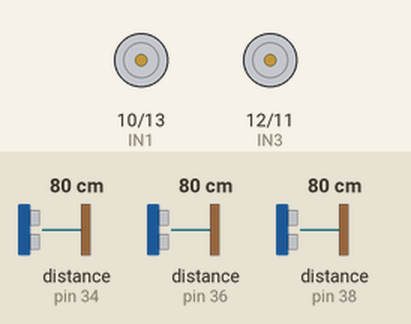
Simulated run of this sketch. Board: Arduino Uno, built with avr-gcc and run on an emulated ATmega328P. On the bench: motor-driver pin pairs drawn as motors (green arrow = first pin HIGH = forward, orange = second pin HIGH = backward, longer = more drive, scaled by the enable pin). The inputs (shaded band) are chosen by the test bench; at power-on: distance to the obstacle (sensors on pin 34, pin 36, pin 38) 80 cm. The echo pulse lasts 58.3 µs per cm; what the sketch prints to the serial monitor is not drawn.

Above: at 0.01 s.
At 1.2 s:
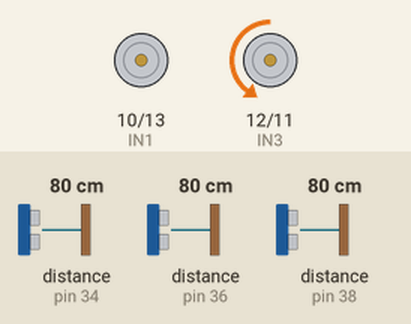
1.3 s: distance to the obstacle (sensor on pin 34) set to 120 cm
At 2.2 s:
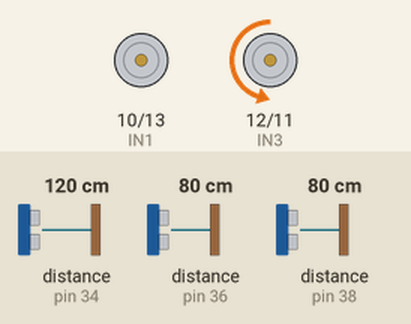
Timing chart, 0 to 4.3 s (numbered marks = the images above; inputs shaded):
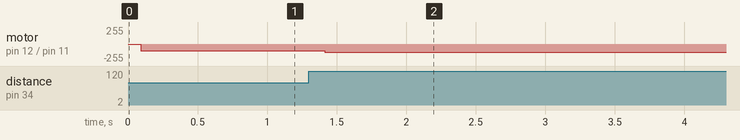

Measured:
- after the input at 1.3 s, motor on pin 12 (IN3) / pin 11 (IN4): backward 100/255 → backward 120/255 after 0.11 s

The sketch:

flankemlan.ino
```cpp
#include <NewPing.h>
#define SONAR_NUM     3 // Number or sensors.
#define MAX_DISTANCE 400 // Maximum distance (in cm) to ping.
#define PING_INTERVAL 66 // Milliseconds between sensor pings (29ms is about the min to avoid cross-sensor echo).
#define THRES 40
#define THRESH_UP 50
#define ERROR_THRESH 20
#define IN1 10
#define IN2 13
#define IN4 11
#define IN3 12
#define EN1 8
#define EN2 6
#define TURN_THRES 60
int flag_turn = 0;
unsigned long pingTimer[SONAR_NUM]; // Holds the times when the next ping should happen for each sensor.
unsigned int cm[SONAR_NUM];         // Where the ping distances are stored.
uint8_t currentSensor = 0;          // Keeps track of which sensor is active.
int cycle = 0;
void intersctionright();
void intersectionleft();
void turnright();
void turnleft();
void correctright();
void correctleft();
void moveservo(int);
int getdistleft();
int getdistright();
int getdistfor();
void goforward();
void stall();
int left;
int right;
int forw;

  int arrleft[3]={0,0,0};
  int arrright[3]={0,0,0};
  int arrfor[3]={0,0,0};
  int flagnot=0;

NewPing sonar[SONAR_NUM] = {     // Sensor object array. trig followed by echo
  NewPing(37, 36, MAX_DISTANCE), // left
  NewPing(39, 38, MAX_DISTANCE), //forw
  NewPing(35, 34, MAX_DISTANCE), // right

};

void setup()
{
  Serial.begin(115200);
  pingTimer[0] = millis() + 75;           // First ping starts at 75ms, gives time for the Arduino to chill before starting.
  for (uint8_t i = 1; i < SONAR_NUM; i++) // Set the starting time for each sensor.
    pingTimer[i] = pingTimer[i - 1] + PING_INTERVAL;
  //pinMode(EN1, OUTPUT); //en1
  //pinMode(EN2, OUTPUT); //en2
  pinMode(IN1, OUTPUT); //left Motor input 1
  pinMode(IN2, OUTPUT); //left Motor input 2
  pinMode(IN4, OUTPUT); //right Motor input 1
  pinMode(IN3, OUTPUT); //right Motor input 2
  //digitalWrite(EN2, HIGH);
  //digitalWrite(EN1, HIGH);
}


void loop()
{

  get_distance_all_sensors();
  Serial.print("Left: ");
  Serial.print(left);
  Serial.print(" Forw: ");
  Serial.print(forw);
  Serial.print(" Right: ");
  Serial.println(right);
  arrleft[flagnot]=left;
  arrright[flagnot]=right;
  arrfor[flagnot]=forw;
  flagnot++;
  if(flagnot==3) {flagnot=0;}
  Serial.print(arrleft[flagnot]);
  Serial.print(" ");
  Serial.print(arrright[flagnot]);
  Serial.print(" ");
  Serial.print(arrfor[flagnot]);
  Serial.print(" ");
  Serial.println(flagnot);


        // if (left < THRES && right != 0 && left != 0 && right < THRES && (forw > 5 || forw == 0))
         {

            if (arrright[flagnot] > arrleft[flagnot])
            {
              correctright();
            }
            else if (arrleft[flagnot] > arrright[flagnot])
            {
              correctleft();
            }
         }


}
void get_distance_all_sensors()
{
  for (uint8_t i = 0; i < SONAR_NUM; i++)
  { // Loop through all the sensors.
    if (millis() >= pingTimer[i])
    { // Is it this sensor's time to ping?
      pingTimer[i] += PING_INTERVAL * SONAR_NUM;  // Set next time this sensor will be pinged.
      if (i == 0 && currentSensor == SONAR_NUM - 1) //oneSensorCycle(); // Sensor ping cycle complete, do something with the results.
        sonar[currentSensor].timer_stop();          // Make sure previous timer is canceled before starting a new ping (insurance).
      currentSensor = i;                          // Sensor being accessed.
      cm[currentSensor] = 0;                      // Make distance zero in case there's no ping echo for this sensor.
      sonar[currentSensor].ping_timer(echoCheck); // Do the ping (processing continues, interrupt will call echoCheck to look for echo).
    }
  }  //
  left = cm[0];
  forw = cm[1];
  right = cm[2];
}
void intersectionright() //code to be run if there is a right turn intersection
{
  get_distance_all_sensors();
  int old_r[3] = {left, forw, right};
  while (!(fabs(left - old_r[1]) <= ERROR_THRESH && fabs(forw - old_r[2]) <= ERROR_THRESH))
  {
    turnright();
    get_distance_all_sensors();
    Serial.println("right");
    Serial.print("IN1 : "); Serial.println(digitalRead(IN1));
    Serial.print("IN2 : "); Serial.println(digitalRead(IN2));
    Serial.print("IN3 : "); Serial.println(digitalRead(IN3));
    Serial.print("IN4 : "); Serial.println(digitalRead(IN4));

  }
}

void intersectionleft() //code to be run if there is a left turn intersection
{
  Serial.println("In intersection left");
  get_distance_all_sensors();
  int old_r[3] = {left, forw, right};
  while (!(fabs(right - old_r[1]) <= ERROR_THRESH && fabs(forw - old_r[0]) <= ERROR_THRESH))
  {
    turnleft();
    get_distance_all_sensors();
    Serial.println("left");

  }

}

void goforward()
{
  Serial.println("###########GO FORWARD ###########");
  digitalWrite(IN1, LOW);
  digitalWrite(IN2, HIGH);
  digitalWrite(IN3, LOW);
  digitalWrite(IN4, HIGH);

  analogWrite(EN1, 90);
  analogWrite(EN2, 100);

}

void turnleft()
{
  Serial.println("###########LEFT TURN ###########");
  digitalWrite(IN1, LOW);
  digitalWrite(IN2, HIGH);
  digitalWrite(IN3, HIGH);
  digitalWrite(IN4, LOW);

  Serial.print("IN1 : "); Serial.println(digitalRead(IN1));
  Serial.print("IN2 : "); Serial.println(digitalRead(IN2));
  Serial.print("IN3 : "); Serial.println(digitalRead(IN3));
  Serial.print("IN4 : "); Serial.println(digitalRead(IN4));
}

void turnright()
{
  Serial.println("###########RIGHT TURN ###########");
  digitalWrite(IN1, HIGH);
  digitalWrite(IN2, LOW);
  digitalWrite(IN3, LOW);
  digitalWrite(IN4, HIGH);
  digitalWrite(IN1, HIGH);
  digitalWrite(IN2, LOW);
  digitalWrite(IN3, LOW);
  digitalWrite(IN4, HIGH);

  Serial.print("IN1 : "); Serial.println(digitalRead(IN1));
  Serial.print("IN2 : "); Serial.println(digitalRead(IN2));
  Serial.print("IN3 : "); Serial.println(digitalRead(IN3));
  Serial.print("IN4 : "); Serial.println(digitalRead(IN4));
}
void correctright()
{
  Serial.println("*******************************");
  digitalWrite(IN1, LOW);
  digitalWrite(IN2, HIGH);
  digitalWrite(IN3, LOW);
  digitalWrite(IN4, HIGH);

  analogWrite(EN1, 80);
  analogWrite(EN2, 120);
}
void correctleft()
{
  Serial.println("%%%%%%%%%%%%%%%%%%%%%%%%%%%%%%%%%");
  digitalWrite(IN1, LOW);
  digitalWrite(IN2, HIGH);
  digitalWrite(IN3, LOW);
  digitalWrite(IN4, HIGH);
  analogWrite(EN1, 105);
  analogWrite(EN2, 100);
}
void stall()
{
  digitalWrite(IN1, HIGH);
  digitalWrite(IN2, HIGH);
  digitalWrite(IN3, HIGH);
  digitalWrite(IN4, HIGH);
}

void echoCheck() { // If ping received, set the sensor distance to array.
  if (sonar[currentSensor].check_timer())
    cm[currentSensor] = sonar[currentSensor].ping_result / US_ROUNDTRIP_CM;
}

void oneSensorCycle() { // Sensor ping cycle complete, do something with the results.
  for (uint8_t i = 0; i < SONAR_NUM; i++) {
    Serial.print(i);
    Serial.print("=");
    Serial.print(cm[i]);
    Serial.print("cm ");
  }
  Serial.println();
}
```
